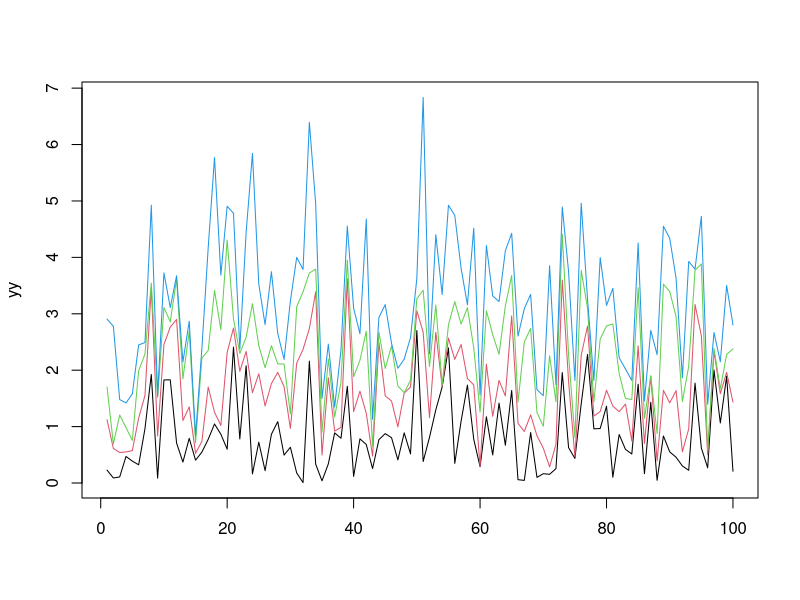
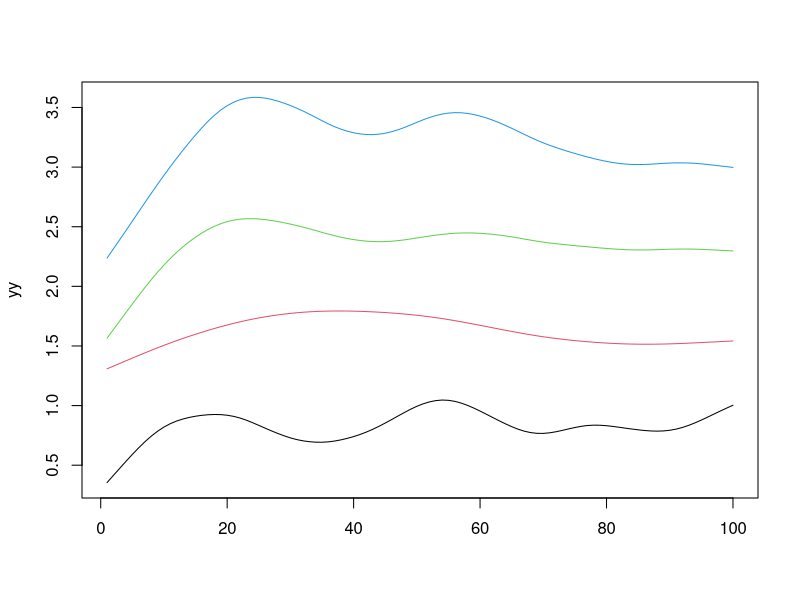

Generate these figures, in order, with R: (Note: this script raises an error after producing the figures.)
# source('streamGraph.R')
rm(list = ls())
timePoints <- 100
nStreams <- 4
set.seed(09022017)
values <- rnorm(timePoints*nStreams)
values <- abs(values)
# values <- values
dim(values) <- c(timePoints, nStreams)

yy <- matrix(0, timePoints, nStreams)
yy[, 1] <- values[,1]
for (iStream in 2 : nStreams)
	yy[, iStream] <- rowSums(values[,1 : iStream])

matplot(yy, type = 'l', lty = 1)

# smoothed terms
yy <- matrix(0, timePoints, nStreams)
yy[, 1] <- predict(smooth.spline(values[,1]))$y
for (iStream in 2 : nStreams)
	yy[, iStream] <- predict(smooth.spline(rowSums(values[,1 : iStream])))$y

matplot(yy, type = 'l', lty = 1)

yy <- matrix(0, timePoints, (nStreams * 2))
halfPanel <- (nStreams/2)
for (iStream in 1 : halfPanel)
{
	if (iStream == 1)
		yy[, iStream * 2] <- predict(smooth.spline(values[, iStream]))$y
	else
	{
		yy[, iStream * 2 - 1] <- yy[, (iStream - 1) * 2]
		yy[, iStream * 2] <- predict(smooth.spline(values[, iStream]))$y + 
												yy[, iStream * 2 - 1]
	}	
}
halfPanel <- halfPanel + 1
for (iStream in halfPanel : nStreams)
{
	if (iStream == halfPanel)
		yy[, iStream * 2] <- - predict(smooth.spline(values[, iStream]))$y
	else
	{
		yy[, iStream * 2 - 1] <- yy[, (iStream - 1) * 2]
		yy[, iStream * 2] <- (-predict(smooth.spline(values[, iStream]))$y) + 
													yy[, (iStream - 1) * 2]
	}	
}

x11()
xx <- c(1:timePoints, timePoints:1)
plot (xx, xx, type = "n", main = "Streamgraph",
	xlab = "Time", 
	ylab = "Amplitude", ylim = range(yy),
	bty = 'n')
for (iStream in 1 : nStreams)
{
	y <- c(yy[, iStream * 2], rev(yy[, iStream * 2 - 1]))
	polygon(xx, y, col = iStream + 1, border = NA)
}
